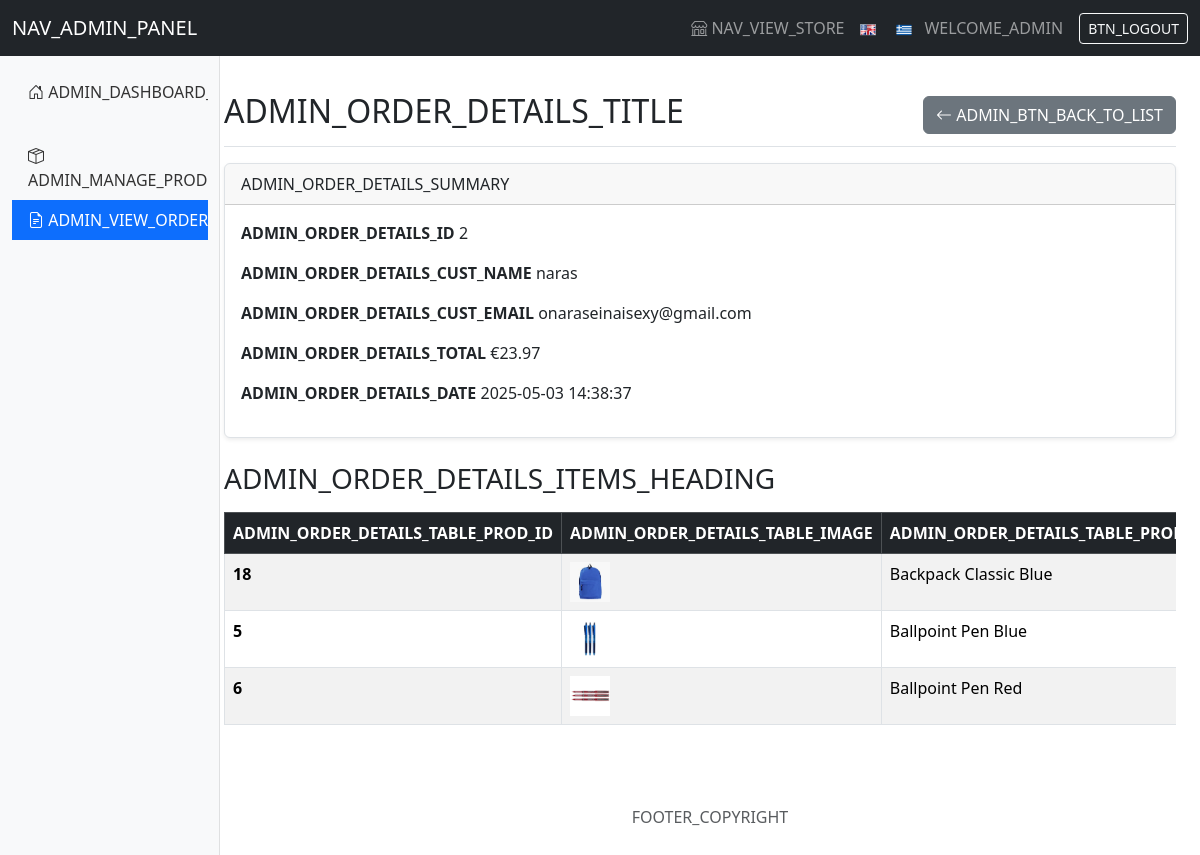
/admin/order_details.php?order_id=2 (signed in), run on the app's committed database.
### tables this page shows
CREATE TABLE `orders` (
  `id` int(11) NOT NULL,
  `customer_name` varchar(255) NOT NULL,
  `customer_email` varchar(255) NOT NULL,
  `total_price` decimal(10,2) NOT NULL,
  `created_at` timestamp NOT NULL DEFAULT current_timestamp()
);

CREATE TABLE `order_items` (
  `id` int(11) NOT NULL,
  `order_id` int(11) NOT NULL,
  `product_id` int(11) NOT NULL,
  `quantity` int(11) NOT NULL
);

CREATE TABLE `products` (
  `id` int(11) NOT NULL,
  `name` varchar(255) NOT NULL,
  `description` text DEFAULT NULL,
  `price` decimal(10,2) NOT NULL,
  `image` varchar(255) DEFAULT NULL,
  `category` varchar(100) DEFAULT NULL
);

### language.php (called while the page is built, shortened)
<?php
function t(string $key, ...$args): string {
    global $lang;
    if (isset($lang[$key])) {
        return vsprintf($lang[$key], $args);
    } else {
        return $key;
    }
}

### admin/order_details.php (the view, shortened to what this page needs)
<?php
require_once '../config.php';
$order_id = (int)$_GET['order_id'];
$page_title = t('ADMIN_ORDER_DETAILS_TITLE', $order_id);
$order_info = null;
$sql_order = "SELECT customer_name, customer_email, total_price, created_at FROM orders WHERE id = ?";
if ($stmt_order = mysqli_prepare($conn, $sql_order)) {
    mysqli_stmt_bind_param($stmt_order, "i", $order_id);
    if (mysqli_stmt_execute($stmt_order)) {
        $result_order = mysqli_stmt_get_result($stmt_order);
        $order_info = mysqli_fetch_assoc($result_order);
    } else {
        if (isset($conn)) mysqli_close($conn);
        die("Error executing order query: " . mysqli_stmt_error($stmt_order));
    }
} else {
    if (isset($conn)) mysqli_close($conn);
    die("Error preparing order query: " . mysqli_error($conn));
}
$order_items = [];
$item_fetch_error = null;
$sql_items = "SELECT oi.quantity, p.id as product_id, p.name as product_name, p.price as unit_price, p.image as product_image
              FROM order_items oi JOIN products p ON oi.product_id = p.id
              WHERE oi.order_id = ? ORDER BY p.name ASC";
if ($stmt_items = mysqli_prepare($conn, $sql_items)) {
    mysqli_stmt_bind_param($stmt_items, "i", $order_id);
    if (mysqli_stmt_execute($stmt_items)) {
        $result_items = mysqli_stmt_get_result($stmt_items);
        while ($item = mysqli_fetch_assoc($result_items)) {
            $order_items[] = $item;
        }
    } else {
        $item_fetch_error = t('ADMIN_ORDER_DETAILS_ITEM_ERROR');
        error_log("Error fetching order items: " . mysqli_stmt_error($stmt_items));
    }
} else {
    $item_fetch_error = t('ADMIN_ORDER_DETAILS_ITEM_ERROR');
    error_log("Error preparing items query: " . mysqli_error($conn));
}
require_once 'partials/header.php';
?>
<div class="d-flex justify-content-between flex-wrap flex-md-nowrap align-items-center pt-3 pb-2 mb-3 border-bottom">
    <h1 class="h2"><?php echo $page_title; ?></h1>
    <div class="btn-toolbar mb-2 mb-md-0">
        <a href="orders.php" class="btn btn-secondary">
            <i class="bi bi-arrow-left"></i> <?php echo t('ADMIN_BTN_BACK_TO_LIST'); ?>
        </a>
    </div>
</div>
<div class="card mb-4 shadow-sm">
    <div class="card-header"><?php echo t('ADMIN_ORDER_DETAILS_SUMMARY'); ?></div>
    <div class="card-body">
        <p><strong><?php echo t('ADMIN_ORDER_DETAILS_ID'); ?></strong> <?php echo $order_id; ?></p>
        <p><strong><?php echo t('ADMIN_ORDER_DETAILS_CUST_NAME'); ?></strong> <?php echo htmlspecialchars($order_info['customer_name']); ?></p>
        <p><strong><?php echo t('ADMIN_ORDER_DETAILS_CUST_EMAIL'); ?></strong> <?php echo htmlspecialchars($order_info['customer_email']); ?></p>
        <p><strong><?php echo t('ADMIN_ORDER_DETAILS_TOTAL'); ?></strong> €<?php echo number_format($order_info['total_price'], 2); ?></p>
        <p><strong><?php echo t('ADMIN_ORDER_DETAILS_DATE'); ?></strong> <?php echo date("Y-m-d H:i:s", strtotime($order_info['created_at'])); ?></p>
    </div>
</div>
<h3 class="h3 mb-3"><?php echo t('ADMIN_ORDER_DETAILS_ITEMS_HEADING'); ?></h3>
<div class="table-responsive">
    <table class="table table-striped table-hover table-bordered">
        <thead class="table-dark">
            <tr>
                <th scope="col"><?php echo t('ADMIN_ORDER_DETAILS_TABLE_PROD_ID'); ?></th>
                <th scope="col"><?php echo t('ADMIN_ORDER_DETAILS_TABLE_IMAGE'); ?></th>
                <th scope="col"><?php echo t('ADMIN_ORDER_DETAILS_TABLE_PROD_NAME'); ?></th>
            </tr>
        </thead>
        <tbody>
            <?php
            if (!empty($order_items)) {
                foreach ($order_items as $item) {
                    $imagePath = '../images/placeholder.png';
                    $dbImagePath = '../' . $item["product_image"];
                    if (!empty($item["product_image"]) && file_exists($dbImagePath)) {
                        $imagePath = $dbImagePath;
                    }
            ?>
                    <tr>
                        <th scope="row"><?php echo $item['product_id']; ?></th>
                        <td><img src="<?php echo htmlspecialchars($imagePath); ?>" alt="<?php echo htmlspecialchars($item['product_name']); ?>" style="width: 40px; height: 40px; object-fit: contain;"></td>
                        <td><?php echo htmlspecialchars($item['product_name']); ?></td>
                    </tr>
            <?php
                }
            } elseif (!$item_fetch_error) { ?>
                <tr><td colspan="6" class="text-center"><?php echo t('ADMIN_ORDER_DETAILS_NO_ITEMS'); ?></td></tr>
            <?php } else { ?>
                <tr><td colspan="6" class="text-center"><?php echo t('ADMIN_ORDER_DETAILS_ITEM_ERROR'); ?></td></tr>
            <?php } ?>
        </tbody>
    </table>
</div>
<?php
require_once 'partials/footer.php';
?>

### css/style.css (style rules this page uses)
.card { border: 1px solid #dee2e6; }

### admin/partials/header.php (style rules this page uses)
body { padding-top: 56px; }

### data on the page
orders: customer_name "naras", customer_email "onaraseinaisexy@gmail.com", total_price "23.97", created_at "2025-05-03 14:38:37"
order_items: product "18", product.image (picture), product.name "Backpack Classic Blue"
order_items: product "5", product.image (picture), product.name "Ballpoint Pen Blue"
order_items: product "6", product.image (picture), product.name "Ballpoint Pen Red"

### other printed values
t('NAV_ADMIN_PANEL') "NAV_ADMIN_PANEL"
t('NAV_VIEW_STORE') "NAV_VIEW_STORE"
t('BTN_LOGOUT') "BTN_LOGOUT"
$page_title "ADMIN_ORDER_DETAILS_TITLE"
t('ADMIN_BTN_BACK_TO_LIST') "ADMIN_BTN_BACK_TO_LIST"
t('ADMIN_ORDER_DETAILS_SUMMARY') "ADMIN_ORDER_DETAILS_SUMMARY"
t('ADMIN_ORDER_DETAILS_ID') "ADMIN_ORDER_DETAILS_ID"
$order_id "2"
t('ADMIN_ORDER_DETAILS_CUST_NAME') "ADMIN_ORDER_DETAILS_CUST_NAME"
t('ADMIN_ORDER_DETAILS_CUST_EMAIL') "ADMIN_ORDER_DETAILS_CUST_EMAIL"
t('ADMIN_ORDER_DETAILS_TOTAL') "ADMIN_ORDER_DETAILS_TOTAL"
t('ADMIN_ORDER_DETAILS_DATE') "ADMIN_ORDER_DETAILS_DATE"
t('ADMIN_ORDER_DETAILS_ITEMS_HEADING') "ADMIN_ORDER_DETAILS_ITEMS_HEADING"
t('ADMIN_ORDER_DETAILS_TABLE_PROD_ID') "ADMIN_ORDER_DETAILS_TABLE_PROD_ID"
t('ADMIN_ORDER_DETAILS_TABLE_IMAGE') "ADMIN_ORDER_DETAILS_TABLE_IMAGE"
